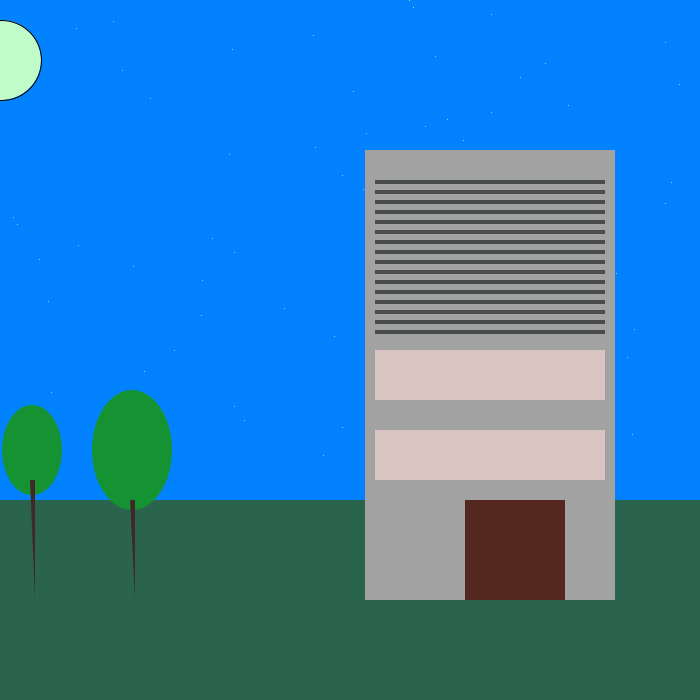
Frame 1 (no input)
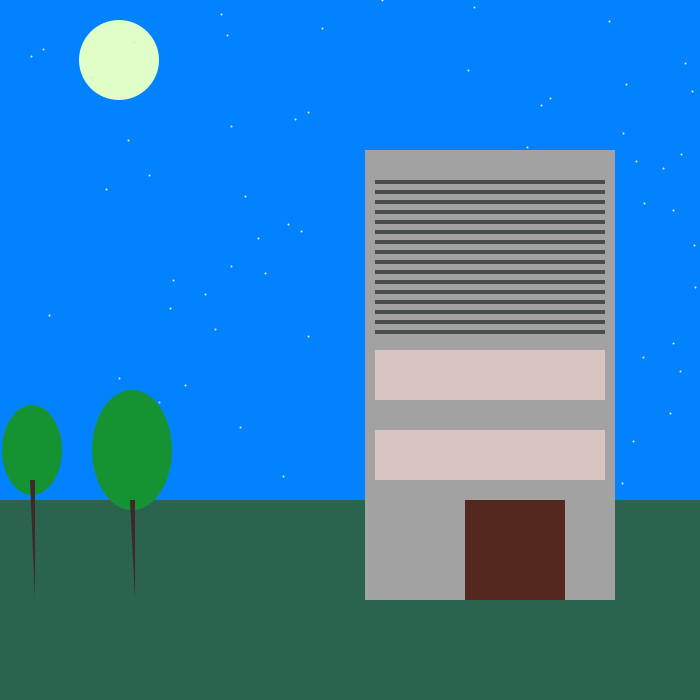
Frame 60 (the mouse pressed at the canvas centre just before this capture)
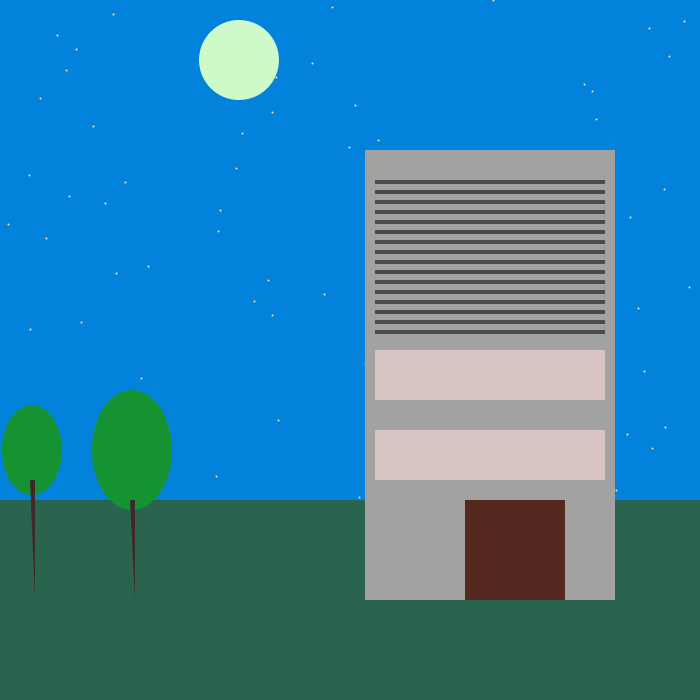
Frame 120 (the mouse held since frame 60 and released just before this capture)

The Processing sketch that drew these frames (run headless with seeded random() and noise(); from frame 60 on, the mouse is pressed at the canvas centre):

// Processing sketch: processing_123747
// ── processing_123747.pde

void setup() {
  size(700, 700);
  background(200, 26, 80);

// Estrelas:
  for (int j =0; j<700; j=j+7) {
    float i= random (700);
    point (i, j);
  }
}

// Mudança do céu:

int a; 
int azul;
void draw() {
  azul= 255- mouseY/10;
  background(3, 130, azul);
 
  // Lua:
  
  a++;
  fill (random(180, 255), random(250, 255), random (200, 175));
  ellipse (a++%width, 60, 80, 80);


 // Estrelas:
  stroke(244, 230, 167);
  for (int j =0; j<700; j=j+7) {
    float i= random (700);
    point (i, j);
  }

  strokeWeight(2);
  stroke(200, 227, 170);
  point(random(0, 700), random(0, 700));
 
 // Chão:
  
  noStroke();
  fill(42, 100, 79);
  quad(0, 500, 700, 500, 700, 700, 0, 700);

 // Árvores:
 
  fill(21, 147, 51);
  ellipse(32, 450, 60, 90) ;
  fill(64, 40, 40);
  quad(30, 480, 35, 480, 35, 600, 35, 600);
  fill(21, 147, 51);
  ellipse(132, 450, 80, 120) ;
  fill(64, 40, 40);
  quad(130, 500, 135, 500, 135, 600, 135, 600);

// Edifício:

  fill(161, 162, 161);
  rect(365, 150, 250, 450);
  fill(85, 40, 31);
  rect(465, 500, 100, 100);

 // Janelas do edifício:
 
  fill(73, 77, 74);
  rect(375, 180, 230, 4);
  rect(375, 190, 230, 4);
  rect(375, 200, 230, 4);
  rect(375, 210, 230, 4);
  rect(375, 220, 230, 4);
  rect(375, 230, 230, 4);
  rect(375, 240, 230, 4);
  rect(375, 250, 230, 4);
  rect(375, 260, 230, 4);
  rect(375, 270, 230, 4);
  rect(375, 280, 230, 4);
  rect(375, 290, 230, 4);
  rect(375, 300, 230, 4);
  rect(375, 310, 230, 4);
  rect(375, 320, 230, 4);
  rect(375, 330, 230, 4);
  fill(216, 196, 192);
  rect(375, 350, 230, 50);
  rect(375, 430, 230, 50);
}
